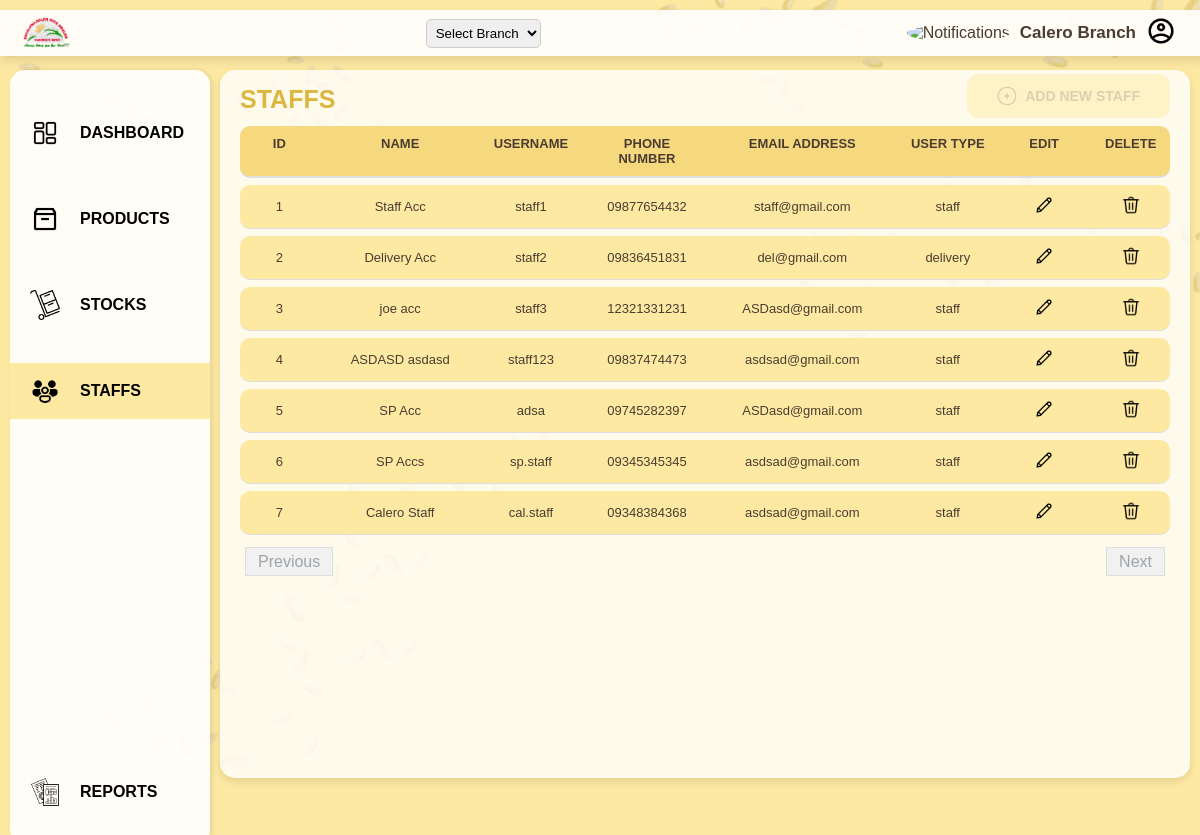
The page /super/staffs/staff_list.php (signed in) on the database as committed earlier.
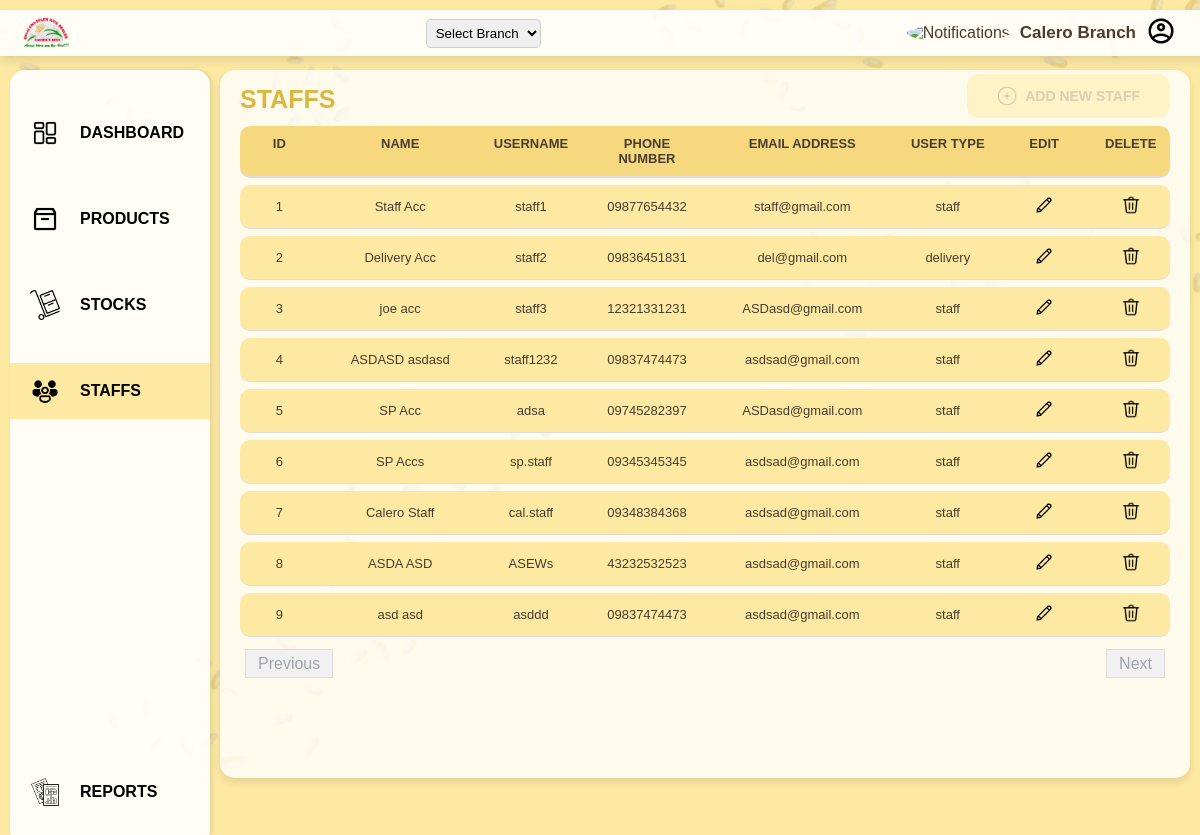
The same page on the database as committed later.
### tables this page shows
CREATE TABLE `staff` (
  `staff_id` int(11) NOT NULL,
  `login_id` int(11) NOT NULL,
  `name` varchar(255) NOT NULL,
  `phone_number` varchar(11) NOT NULL,
  `email_address` varchar(255) NOT NULL,
  `usertype` varchar(25) DEFAULT NULL
);

### super/staffs/staff_list.php (the view, shortened to what the changed rows need)
<?php
include('../../connection.php');
$selectedBranch = isset($_SESSION['selected_branch']) ? $_SESSION['selected_branch'] : null;
$page = isset($_GET['page']) ? (int)$_GET['page'] : 1;
$page = max(1, $page);
$limit = 10;
$offset = ($page - 1) * $limit;
$offset = max(0, $offset);
$sql = "SELECT login.id, login.first_name, login.last_name, login.username,
        staff.staff_id, staff.phone_number, staff.email_address, staff.usertype
        FROM login
        JOIN staff ON login.id = staff.login_id";
$sql .= " LIMIT ?, ?";
$stmt = $mysqli->prepare($sql);
if ($selectedBranch) {
    $stmt->bind_param("iii", $selectedBranch, $offset, $limit);
} else {
    $stmt->bind_param("ii", $offset, $limit);
}
$stmt->execute();
$result = $stmt->get_result();
$staffData = $result->fetch_all(MYSQLI_ASSOC);
?>
<!DOCTYPE html>
<html lang="en">
<head>
    <link rel="stylesheet" href="../../styles/staff_list.css">
</head>
<body>
    <main>
        <div class="card">
            <div id="staffList">
                <?php if (!empty($staffData)): ?>
                    <?php $counter = $offset + 1; ?>
                    <?php foreach ($staffData as $row): ?>
                        <div class='staff-item'>
                            <div><?php echo $counter++; ?></div>
                            <div><?php echo htmlspecialchars($row['first_name'] . " " . $row['last_name']); ?></div>
                            <div><?php echo htmlspecialchars($row['username']); ?></div>
                            <div><?php echo htmlspecialchars($row['phone_number']); ?></div>
                            <div><?php echo htmlspecialchars($row['email_address']); ?></div>
                            <div><?php echo htmlspecialchars($row['usertype']); ?></div>
                            <div class='edit'><img class='edit-btn' data-id='<?php echo htmlspecialchars($row['staff_id']); ?>' src='../../images/edit-icon.png' alt='Edit'></div>
                            <div class='delete'><img class='delete-btn' data-id='<?php echo htmlspecialchars($row['staff_id']); ?>' src='../../images/delete-icon.png' alt='Delete'></div>
                        </div>
                    <?php endforeach; ?>
                <?php else: ?>
                    <div class='no-staff'>No staff found for your branch.</div>
                <?php endif; ?>
            </div>
        </div>
    </main>
</body>
</html>

Rows that differ between the two databases and show on the page:
changed through a linked row, staff "ASDASD asdasd": login.username "staff123" → "staff1232"
added staff: login.last_name "ASDA ASD", login.username "ASEWs", phone_number "43232532523", email_address "asdsad@gmail.com", usertype "staff"
added staff: login.last_name "asd asd", login.username "asddd", phone_number "09837474473", email_address "asdsad@gmail.com", usertype "staff"
